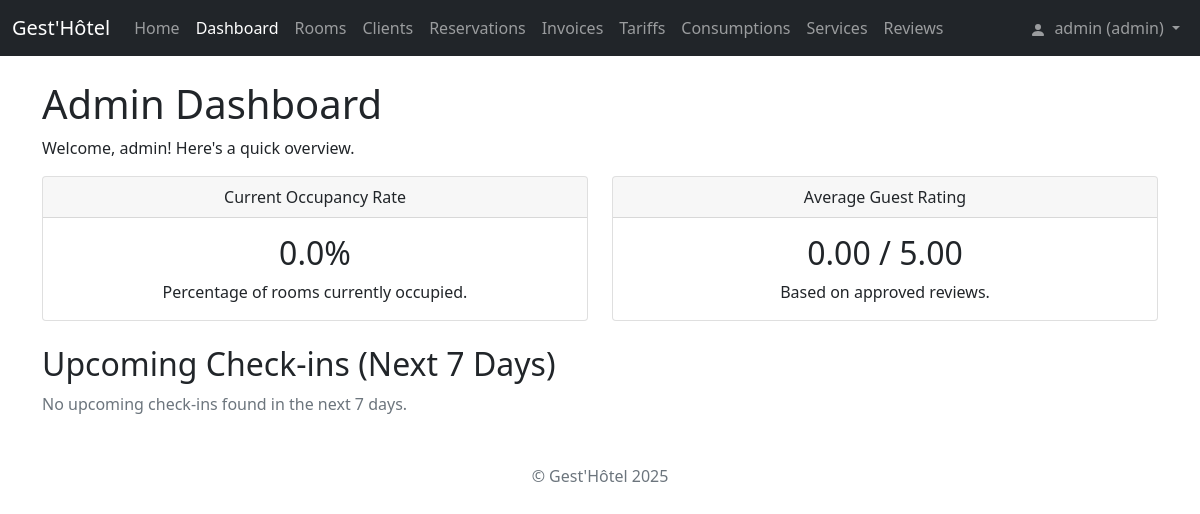
The page /dashboard (signed in) on the database as committed earlier.
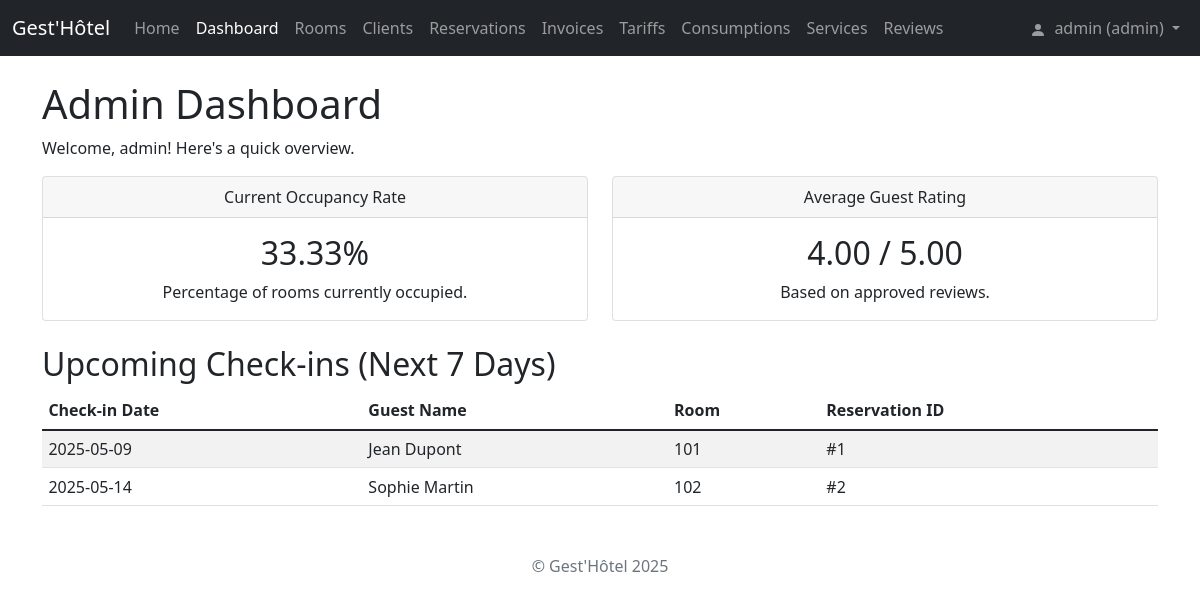
The same page on the database as committed later.
### tables this page shows
CREATE TABLE reservations (
            id_reservation INTEGER PRIMARY KEY AUTOINCREMENT,
            id_client INTEGER NOT NULL,
            id_chambre INTEGER NOT NULL,
            id_tarif INTEGER NOT NULL,
            date_debut TEXT NOT NULL,
            date_fin TEXT NOT NULL,
            prix_nuit_applique REAL NOT NULL,
            statut TEXT NOT NULL CHECK(statut IN ('Confirmée', 'Annulée', 'Terminée', 'En attente')),
            FOREIGN KEY (id_client) REFERENCES clients(id_client) ON DELETE CASCADE,
            FOREIGN KEY (id_chambre) REFERENCES chambres(id_chambre) ON DELETE RESTRICT,
            FOREIGN KEY (id_tarif) REFERENCES tarifs(id_tarif) ON DELETE RESTRICT
        );

CREATE TABLE clients (
            id_client INTEGER PRIMARY KEY AUTOINCREMENT,
            nom TEXT NOT NULL,
            prenom TEXT NOT NULL,
            telephone TEXT,
            email TEXT UNIQUE NOT NULL,
            adresse TEXT,
            statut_fidelite TEXT DEFAULT 'Standard' NOT NULL CHECK(statut_fidelite IN ('Standard', 'VIP', 'Or'))
        );

CREATE TABLE chambres (
            id_chambre INTEGER PRIMARY KEY AUTOINCREMENT,
            numero_chambre TEXT UNIQUE NOT NULL,
            type_chambre TEXT NOT NULL CHECK(type_chambre IN ('Simple', 'Double', 'Suite', 'Familiale')),
            prix_nuit_base REAL NOT NULL CHECK(prix_nuit_base >= 0),
            statut TEXT NOT NULL CHECK(statut IN ('Libre', 'Occupé', 'En nettoyage'))
        );

### app.py (the view)
@app.route('/dashboard')
@require_role('admin')
def dashboard():
    try:
        conn = get_db_connection()
        today = datetime.now().strftime('%Y-%m-%d')
        total_rooms_res = conn.execute('SELECT COUNT(*) as total FROM chambres').fetchone()
        total_rooms = total_rooms_res['total'] if total_rooms_res else 0
        occupied_rooms_res = conn.execute('''SELECT COUNT(DISTINCT id_chambre) as occupied FROM reservations
                                            WHERE statut = 'Confirmée' AND date(date_debut) <= date(?) AND date(date_fin) > date(?)''', (today, today)).fetchone()
        occupied_rooms = occupied_rooms_res['occupied'] if occupied_rooms_res else 0
        occupancy_rate = (occupied_rooms / total_rooms * 100) if total_rooms > 0 else 0
        avg_rating_res = conn.execute('SELECT AVG(note) as avg_note FROM avis WHERE moderated = 1').fetchone()
        avg_rating = avg_rating_res['avg_note'] if avg_rating_res and avg_rating_res['avg_note'] is not None else 0
        upcoming_checkins = conn.execute(''' SELECT r.id_reservation, r.date_debut, c.nom, c.prenom, ch.numero_chambre
                                             FROM reservations r JOIN clients c ON r.id_client = c.id_client JOIN chambres ch ON r.id_chambre = ch.id_chambre
                                             WHERE r.statut = 'Confirmée' AND date(r.date_debut) BETWEEN date(?) AND date(?, '+7 days')
                                             ORDER BY r.date_debut ASC LIMIT 5 ''', (today, today)).fetchall()
        conn.close()
        return render_template('dashboard.html', occupancy_rate=round(occupancy_rate, 2), average_rating=round(avg_rating, 2), upcoming_checkins=upcoming_checkins)
    except Exception as e:
        flash(f'Error loading dashboard data: {str(e)}', 'danger')
        return render_template('dashboard.html', occupancy_rate=0, average_rating=0, upcoming_checkins=[], error=str(e))

### app.py (called while the page is built)
@app.context_processor
def inject_now():
    return {'now': datetime.utcnow}

def get_db_connection():
    conn = sqlite3.connect('gesthotel.db')
    conn.row_factory = sqlite3.Row # Access columns by name
    conn.execute("PRAGMA foreign_keys = ON") # Ensure FK constraints are active
    return conn

def login_required(f):
    @wraps(f)
    def decorated_function(*args, **kwargs):
        if 'user_id' not in session:
            flash('Please log in to access this page.', 'warning')
            return redirect(url_for('login', next=request.url))
        return f(*args, **kwargs)
    return decorated_function

### templates/dashboard.html (shortened to what this page needs)
{% extends "base.html" %}
{% block content %}
<h1>Admin Dashboard</h1>
<p>Welcome, {{ session.username }}! Here's a quick overview.</p>
{% if error %}
    <div class="alert alert-danger">Error loading dashboard data: {{ error }}</div>
{% else %}
    <div class="row mb-4">
        <div class="col-md-6">
            <div class="card text-center">
                <div class="card-header">Current Occupancy Rate</div>
                <div class="card-body">
                    <h2 class="card-title">{{ occupancy_rate }}%</h2>
                    <p class="card-text">Percentage of rooms currently occupied.</p>
                </div>
            </div>
        </div>
        <div class="col-md-6">
            <div class="card text-center">
                <div class="card-header">Average Guest Rating</div>
                <div class="card-body">
                    <h2 class="card-title">{{ "%.2f"|format(average_rating) }} / 5.00</h2>
                    <p class="card-text">Based on approved reviews.</p>
                </div>
            </div>
        </div>
    </div>
    <h2>Upcoming Check-ins (Next 7 Days)</h2>
    {% if upcoming_checkins %}
    <table class="table table-sm table-striped">
        <thead>
            <tr>
                <th>Check-in Date</th>
                <th>Guest Name</th>
                <th>Room</th>
                <th>Reservation ID</th>
            </tr>
        </thead>
        <tbody>
            {% for checkin in upcoming_checkins %}
            <tr>
                <td>{{ checkin.date_debut }}</td>
                <td>{{ checkin.prenom }} {{ checkin.nom }}</td>
                <td>{{ checkin.numero_chambre }}</td>
                <td>#{{ checkin.id_reservation }}</td>
            </tr>
            {% endfor %}
        </tbody>
    </table>
    {% else %}
    <p class="text-muted">No upcoming check-ins found in the next 7 days.</p>
    {% endif %}
{% endif %}
{% endblock %}

Rows that differ between the two databases and show on the page:
added reservations: date_debut "2025-05-09", prenom "Jean", nom "Dupont", numero_chambre "101", id_reservation "1"
added reservations: date_debut "2025-05-14", prenom "Sophie", nom "Martin", numero_chambre "102", id_reservation "2"
Other text that changed with them:
{{ occupancy_rate }}: "0.0" → "33.33"
{{ "%.2f"|format(average_rating) }}: "0.00" → "4.00"
text no longer shown: "No upcoming check-ins found in the next 7 days."
text now shown: "Check-in Date Guest Name Room Reservation ID"
